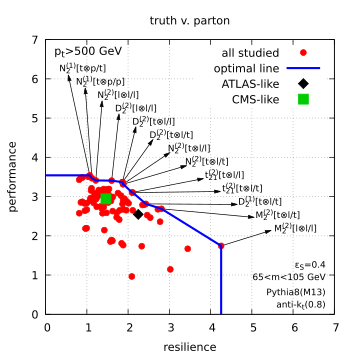

The gnuplot source for this figure:
reset
set term pdfcairo enhanced size 9cm,9cm
set colors classic
set out 'optimal.pdf'

call 'defaults.gp'


eS=default_Sref
mmin=default_mmin
mmax=default_mmax

levelref=default_levelref
levelalt=default_levelalt
level=levelref.'_'.levelalt

reflabel=default_levelref_label
altlabel=default_levelalt_label

set xlabel 'resilience'
set xrange [0:7]

set ylabel 'performance'
set yrange [0:7]

set grid dt 3 lw 1

set label 11 sprintf('{/*0.8 {/Symbol e}_S=%g',eS)    right at graph 0.97,0.185
set label 12 sprintf('{/*0.8 %g<m<%g GeV}',mmin,mmax) right at graph 0.97,0.14
set label 13 '{/*0.8 Pythia8(M13)}'                   right at graph 0.97,0.085
set label 14 '{/*0.8 anti-k_t(0.8)}'                  right at graph 0.97,0.04

#          +   x   *   sqr     o       tr     dia
groomers="ppp lll lpl lpp ttt tlt tpt tll tpl tpp trimmed"
#labs='"tight{/Symbol \304}loose/tight" "loose{/Symbol \304}loose/loose" "tight{/Symbol \304}tight/tight" "trim{/Symbol \304}trim/trim" "tight{/Symbol \304}plain/plain"'

shapes="tau21_beta1 tau21_beta2 N2_beta1 N2_beta2 D2_beta1 D2_beta2 M2_beta1 M2_beta2"
#slabs='"{/Symbol t}_{21}" "N_2" "D_2" "M_2"'

# let us hardcode the column numbers for truth v. parton, ATLAS, CMS and pileup
merge="< grep -v '^#' ../quality-measures/qualities-R0.8.new"

mtruth(pt)=merge.' | awk "{if (\$2=='.pt.'){print \$1,\$9,\$10,\$11}}"  | ../quality-measures/optimal-line-new'
mpu50 (pt)=merge.' | awk "{if (\$2=='.pt.'){print \$1,\$12,\$13,\$14}}" | ../quality-measures/optimal-line-new'
matlas(pt)=merge.' | awk "{if (\$2=='.pt.'){print \$1,\$15,\$16,\$17}}" | ../quality-measures/optimal-line-new'
mcms  (pt)=merge.' | awk "{if (\$2=='.pt.'){print \$1,\$18,\$19,\$20}}" | ../quality-measures/optimal-line-new'

set macros

set key spacing 1.2
set title reflabel.' v. '.altlabel 


# We'll place the labels by hand, so proceed pt by pt


#------------------------------------------------------------------------
# pt=500
#------------------------------------------------------------------------

pt=500
set label 22 'p_t>'.pt.' GeV' at graph 0.03,0.96

x0=0.9
y0=6.3
dx=0.43
dy=0.34

set label 100 '{/*0.8 N@_2^{(1)}[t{/Symbol \304}p/t]'             center at x0+ 0*dx, y0- 0*dy
set label 101 '{/*0.8 N@_2^{(1)}[t{/Symbol \304}p/p]'             center at x0+ 1*dx, y0- 1*dy
set label 102 '{/*0.8 N@_2^{(2)}[l{/Symbol \304}l/l]'             center at x0+ 2*dx, y0- 2*dy
set label 103 '{/*0.8 D@_2^{(2)}[l{/Symbol \304}l/l]'             center at x0+ 3*dx, y0- 3*dy
set label 104 '{/*0.8 D@_2^{(2)}[t{/Symbol \304}l/l]'             center at x0+ 4*dx, y0- 4*dy
set label 105 '{/*0.8 D@_2^{(2)}[t{/Symbol \304}l/t]'             center at x0+ 5*dx, y0- 5*dy
set label 106 '{/*0.8 N@_2^{(2)}[t{/Symbol \304}l/l]'             center at x0+ 6*dx, y0- 6*dy
set label 107 '{/*0.8 N@_2^{(2)}[t{/Symbol \304}l/t]'             center at x0+ 7*dx, y0- 7*dy
set label 108 '{/*0.8 {/Symol t}@_{21}^{(2)}[t{/Symbol \304}l/l]' center at x0+ 8*dx, y0- 8*dy
set label 109 '{/*0.8 {/Symol t}@_{21}^{(2)}[t{/Symbol \304}l/t]' center at x0+ 9*dx, y0- 9*dy
set label 110 '{/*0.8 D@_2^{(1)}[t{/Symbol \304}l/t]'             center at x0+10*dx, y0-10*dy
set label 111 '{/*0.8 M@_2^{(2)}[t{/Symbol \304}l/t]'             center at x0+11*dx, y0-11*dy
set label 112 '{/*0.8 M@_2^{(2)}[l{/Symbol \304}l/l]'             center at x0+12*dx, y0-12*dy

x0=0.55
y0=6.1
dx=0.41
dy=0.33

set arrow 100 from 1.07105, 3.54045 to x0+ 0*dx, y0- 0*dy size 0.15,15 filled
set arrow 101 from 1.12377, 3.46669 to x0+ 1*dx, y0- 1*dy size 0.15,15 filled
set arrow 102 from 1.21644, 3.41189 to x0+ 2*dx, y0- 2*dy size 0.15,15 filled
set arrow 103 from 1.60209, 3.40638 to x0+ 3*dx, y0- 3*dy size 0.15,15 filled
set arrow 104 from 1.86308, 3.36739 to x0+ 4*dx, y0- 4*dy size 0.15,15 filled
set arrow 105 from 1.86459, 3.36614 to x0+ 5*dx, y0- 5*dy size 0.15,15 filled
set arrow 106 from 1.87673, 3.31491 to x0+ 6*dx, y0- 6*dy size 0.15,15 filled
set arrow 107 from 1.88395, 3.31481 to x0+ 7*dx, y0- 7*dy size 0.15,15 filled
set arrow 108 from 2.09476, 3.10492 to x0+ 8*dx, y0- 8*dy size 0.15,15 filled
set arrow 109 from 2.11459, 3.10085 to x0+ 9*dx, y0- 9*dy size 0.15,15 filled
set arrow 110 from 2.43067, 2.81317 to x0+10*dx, y0-10*dy size 0.15,15 filled
set arrow 111 from 2.80932, 2.6873  to x0+11*dx, y0-11*dy size 0.15,15 filled
set arrow 112 from 4.25584, 1.74356 to x0+12*dx, y0-12*dy size 0.15,15 filled


plot mtruth(pt) i 0 u 2:3 w p pt 7 ps 0.7 lc 1 t 'all studied',\
     mtruth(pt) i 1 u 2:3 w l        lc 3 lw 3 t 'optimal line',\
     mtruth(pt).' | grep "^D2_beta1_trim"' u 2:3 w p pt 13 ps 1.2 lc rgb "#000000" t 'ATLAS-like',\
     mtruth(pt).' | grep "^N2_beta1_ttt"'  u 2:3 w p pt  5 ps 1.2 lc rgb "#00cc00" t 'CMS-like'

unset for [i=100:112] label i
unset for [i=100:112] arrow i

#------------------------------------------------------------------------
# pt=1000
#------------------------------------------------------------------------
pt=1000
set label 22 'p_t>'.pt.' GeV' at graph 0.03,0.96

x0=0.9
y0=6.1
dx=0.75
dy=0.4

set label 100 '{/*0.8 N@_2^{(1)}[l{/Symbol \304}p/l]'             center at x0+0*dx, y0-0*dy
set label 101 '{/*0.8 D@_2^{(2)}[l{/Symbol \304}l/l]'             center at x0+1*dx, y0-1*dy
set label 102 '{/*0.8 D@_2^{(2)}[t{/Symbol \304}l/t]'             center at x0+2*dx, y0-2*dy
set label 103 '{/*0.8 N@_2^{(2)}[t{/Symbol \304}l/t]'             center at x0+3*dx, y0-3*dy
set label 104 '{/*0.8 {/Symol t}@_{21}^{(2)}[t{/Symbol \304}l/t]' center at x0+4*dx, y0-4*dy
set label 105 '{/*0.8 M@_2^{(2)}[t{/Symbol \304}l/t]'             center at x0+5*dx, y0-5*dy
set label 106 '{/*0.8 M@_2^{(2)}[t{/Symbol \304}p/p]'             center at x0+6*dx, y0-6*dy
set label 107 '{/*0.8 M@_2^{(2)}[l{/Symbol \304}l/l]'             center at x0+7*dx, y0-7*dy

x0=0.73
y0=5.9
dx=0.74
dy=0.4

set arrow 100 from  0.795503, 4.50552 to x0+ 0*dx, y0- 0*dy size 0.15,15 filled
set arrow 101 from  1.72168,  4.45555 to x0+ 1*dx, y0- 1*dy size 0.15,15 filled
set arrow 102 from  2.11554,  4.37685 to x0+ 2*dx, y0- 2*dy size 0.15,15 filled
set arrow 103 from  2.60566,  3.92174 to x0+ 3*dx, y0- 3*dy size 0.15,15 filled
set arrow 104 from  2.83651,  3.69951 to x0+ 4*dx, y0- 4*dy size 0.15,15 filled
set arrow 105 from  3.8368,   3.15139 to x0+ 5*dx, y0- 5*dy size 0.15,15 filled
set arrow 106 from  4.53103,  2.8563  to x0+ 6*dx, y0- 6*dy size 0.15,15 filled
set arrow 107 from  5.61176,  1.68161 to x0+ 7*dx, y0- 7*dy size 0.15,15 filled

plot mtruth(pt) i 0 u 2:3 w p pt 7 ps 0.7 lc 1 t 'all studied',\
     mtruth(pt) i 1 u 2:3 w l        lc 3 lw 3 t 'optimal line',\
     mtruth(pt).' | grep "^D2_beta1_trim"' u 2:3 w p pt 13 ps 1.2 lc rgb "#000000" t 'ATLAS-like',\
     mtruth(pt).' | grep "^N2_beta1_ttt"'  u 2:3 w p pt  5 ps 1.2 lc rgb "#00cc00" t 'CMS-like'

unset for [i=100:107] label i
unset for [i=100:107] arrow i


#------------------------------------------------------------------------
# pt=2000
#------------------------------------------------------------------------
pt=2000
set label 22 'p_t>'.pt.' GeV' at graph 0.03,0.96

x0=2.7
y0=6.4
dx=0.45
dy=0.4

set label 100 '{/*0.8 D@_2^{(2)}[l{/Symbol \304}l/l]'             center at x0+0*dx, y0-0*dy
set label 101 '{/*0.8 D@_2^{(2)}[t{/Symbol \304}l/t]'             center at x0+1*dx, y0-1*dy
set label 102 '{/*0.8 N@_2^{(2)}[t{/Symbol \304}l/t]'             center at x0+2*dx, y0-2*dy
set label 103 '{/*0.8 {/Symol t}@_{21}^{(2)}[t{/Symbol \304}l/t]' center at x0+3*dx, y0-3*dy
set label 104 '{/*0.8 D@_2^{(1)}[t{/Symbol \304}l/l]'             center at x0+4*dx, y0-4*dy
set label 105 '{/*0.8 {/Symol t}@_{21}^{(2)}[t{/Symbol \304}l/l]' center at x0+5*dx, y0-5*dy
set label 106 '{/*0.8 M@_2^{(2)}[t{/Symbol \304}l/t]'             center at x0+6*dx, y0-6*dy
set label 107 '{/*0.8 M@_2^{(2)}[trim]'                           center at x0+7*dx, y0-7*dy
set label 108 '{/*0.8 M@_2^{(2)}[l{/Symbol \304}l/l]'             center at x0+8*dx, y0-8*dy

x0=2.12
y0=6.38
dx=0.45
dy=0.41

set arrow 100 from 1.3971,  6.24331 to x0+ 0*dx, y0- 0*dy size 0.15,15 filled
set arrow 101 from 1.7356,  6.08782 to x0+ 1*dx, y0- 1*dy size 0.15,15 filled
set arrow 102 from 2.25504, 5.11219 to x0+ 2*dx, y0- 2*dy size 0.15,15 filled
set arrow 103 from 2.57466, 4.72884 to x0+ 3*dx, y0- 3*dy size 0.15,15 filled
set arrow 104 from 2.67913, 4.38069 to x0+ 4*dx, y0- 4*dy size 0.15,15 filled
set arrow 105 from 2.72306, 4.30354 to x0+ 5*dx, y0- 5*dy size 0.15,15 filled
set arrow 106 from 3.81088, 3.66542 to x0+ 6*dx, y0- 6*dy size 0.15,15 filled
set arrow 107 from 4.68965, 2.75525 to x0+ 7*dx+0.1, y0- 7*dy-0.1 size 0.15,15 filled
set arrow 108 from 6.24708, 2.52901 to x0+ 8*dx+0.5, y0- 8*dy-0.13 size 0.15,15 filled

plot mtruth(pt) i 0 u 2:3 w p pt 7 ps 0.7 lc 1 t 'all studied',\
     mtruth(pt) i 1 u 2:3 w l        lc 3 lw 3 t 'optimal line',\
     mtruth(pt).' | grep "^D2_beta1_trim"' u 2:3 w p pt 13 ps 1.2 lc rgb "#000000" t 'ATLAS-like',\
     mtruth(pt).' | grep "^N2_beta1_ttt"'  u 2:3 w p pt  5 ps 1.2 lc rgb "#00cc00" t 'CMS-like'

unset for [i=100:108] label i
unset for [i=100:108] arrow i

set out
